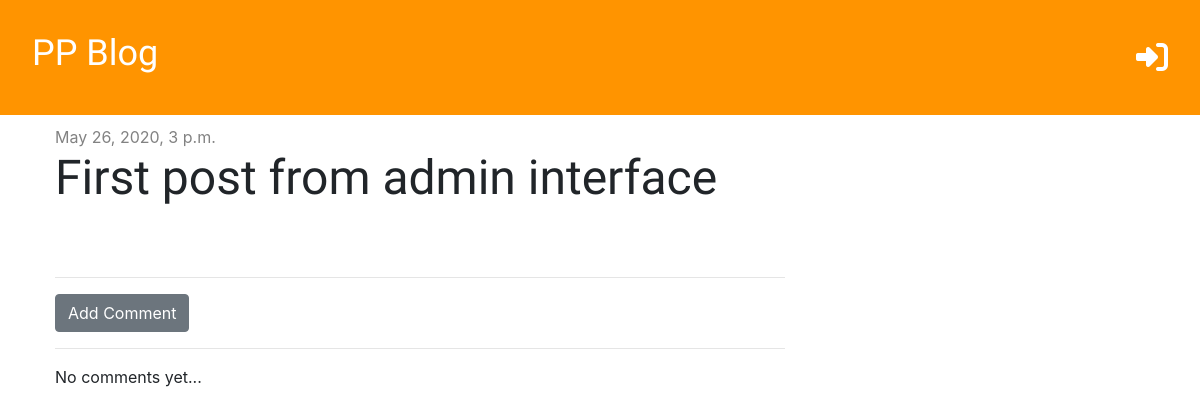
Before: /post/1/ with the older database file.
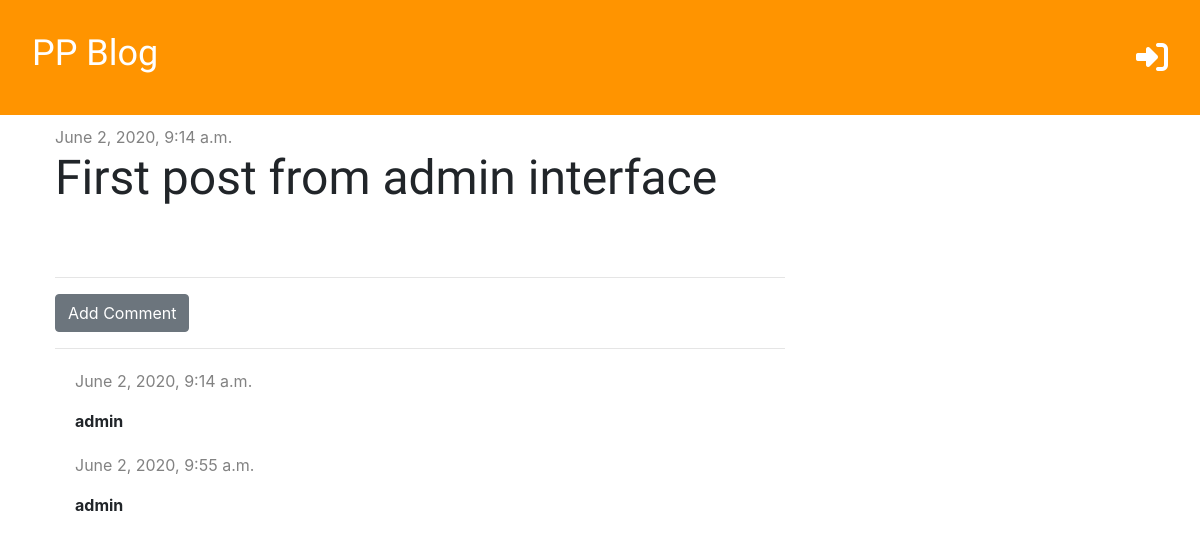
After: the same page with the newer database file.
### blog/models.py (models this page shows, shortened)
class Post(models.Model):
    author = models.ForeignKey('auth.User', on_delete=models.CASCADE)
    title = models.CharField(max_length=200)
    text = models.TextField()
    created_date = models.DateTimeField(default=timezone.now)
    published_date = models.DateTimeField(blank=True, null=True)

class Comment(models.Model):
    post = models.ForeignKey('blog.Post', on_delete=models.CASCADE, related_name='comments')
    author = models.CharField(max_length=200)
    text = models.TextField()
    created_date = models.DateTimeField(default=timezone.now)
    approved = models.BooleanField(default=False)

### blog/views.py (the view)
# urls.py: path('post/<int:pk>/', views.post_detail, name='post_detail'),
def post_detail(request, pk):
    post = get_object_or_404(Post, pk=pk)
    stuff_for_frontend = {'post': post}
    return render(request, 'blog/post_detail.html', stuff_for_frontend)

### blog/templatetags/markdownify.py (called while the page is built)
@register.filter
def markdown(value):
    renderer = HighlightRenderer()
    markdown = mistune.Markdown(renderer=renderer)
    return markdown(value)

### blog/templates/blog/post_detail.html (shortened to what this page needs)
{% extends 'blog/base.html' %}
{% load markdownify %}
{% block content %}
    <div class="post">
        {% if post.published_date %}
            <div class="date">
                {{ post.published_date }}
            </div>
        {% else %}
            <a href="url 'post_publish' pk=post.pk" class="btn btn-primary">Publish</a>
        {% endif %}
        <h1>{{ post.title }}</h1>
    </div>
    <hr>
    <a href="{% url 'add_comment_to_post' pk=post.pk%}" class="btn btn-secondary">Add Comment</a>
    <hr>
    {% for comment in post.comments.all %}
        {% if user.is_authenticated or comment.approved %}
            <div class="comment">
                <p class="date">{{ comment.created_date }}</p>
                <p><strong>{{ comment.author }}</strong></p>
            </div>
        {% endif %}
    {% empty %}
        <p>No comments yet...</p>
    {% endfor %}
{% endblock %}

Changed rows visible on the page:
changed Post "First post from admin interface": published_date "May 26, 2020, 3 p.m." → "June 2, 2020, 9:14 a.m."
now on this page (row edited): Comment: created_date "June 2, 2020, 9:14 a.m.", author "admin"
now on this page (row edited): Comment: created_date "June 2, 2020, 9:55 a.m.", author "admin"
Other visible differences:
text no longer shown: "No comments yet..."
